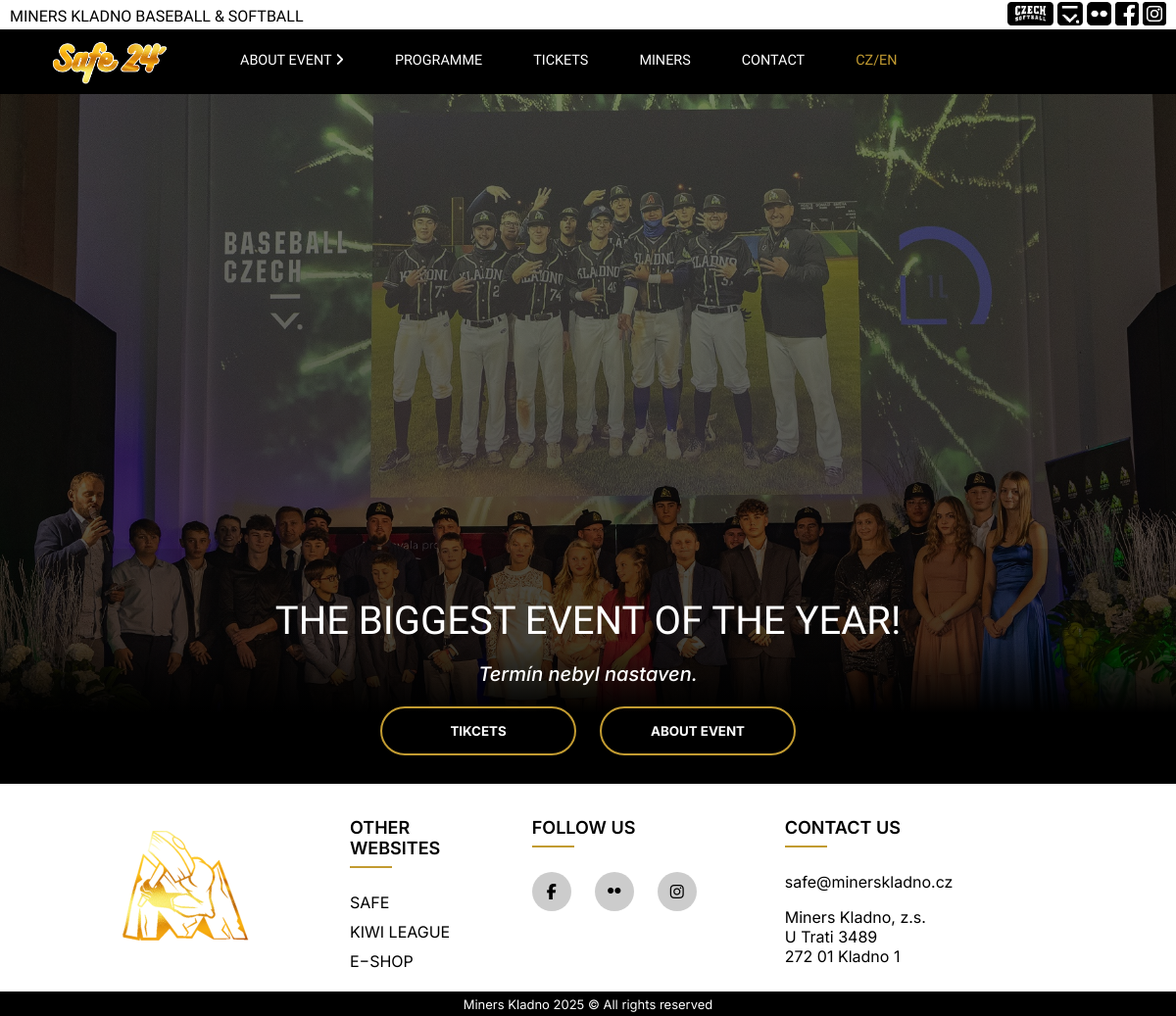
Page /en/index.php on the earlier database version.
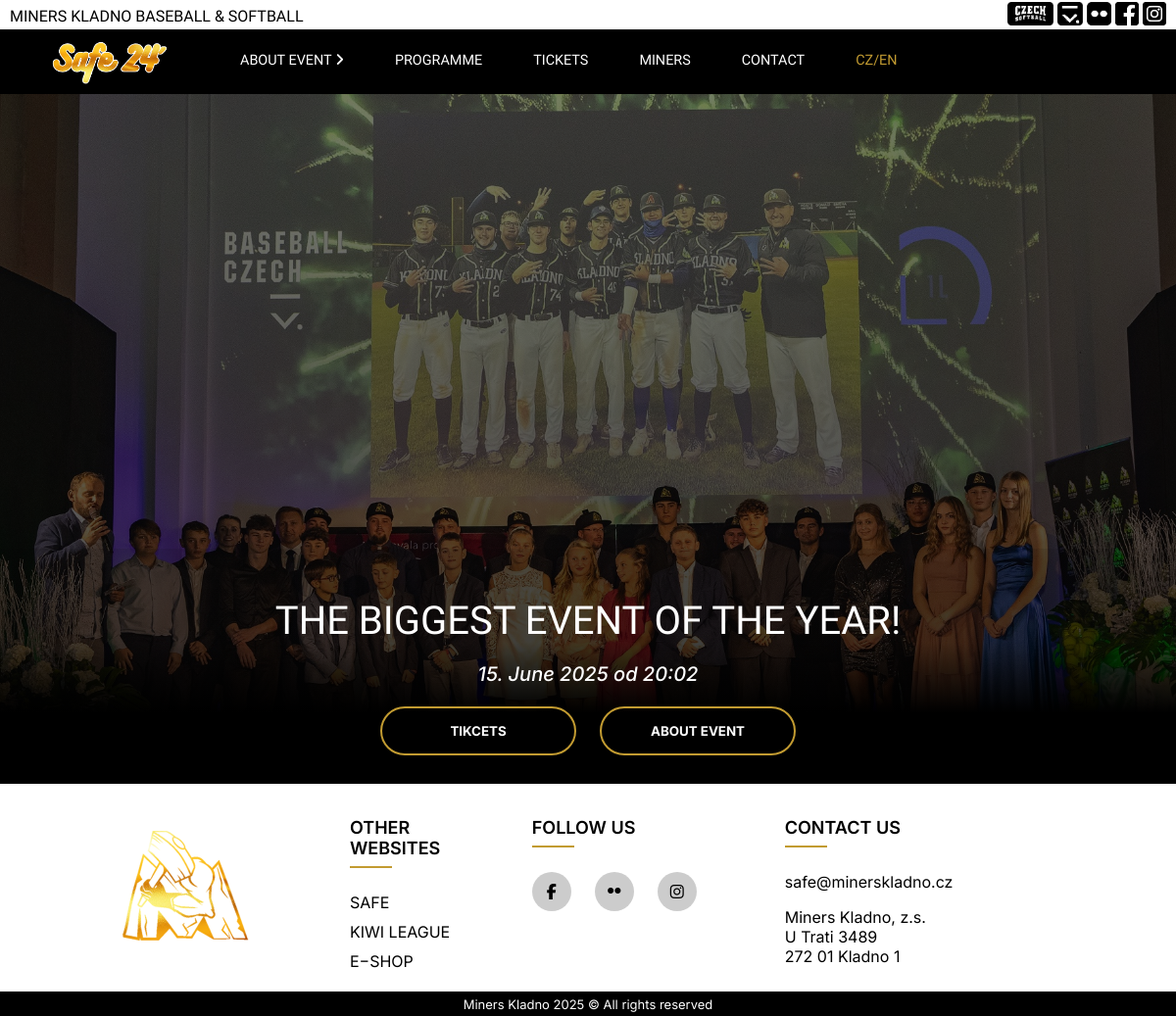
Same page on the later database version.
### tables this page shows
CREATE TABLE `termin` (
  `id` int(11) NOT NULL AUTO_INCREMENT,
  `datum_cas` datetime NOT NULL,
  PRIMARY KEY (`id`)
);

### en/index.php (the view, shortened to what this page needs)
<?php
$servername = "localhost";
$username = "root";
$password = "";
$dbname = "mywebsite";
$conn = new mysqli($servername, $username, $password, $dbname);
$sql = "SELECT datum_cas FROM termin LIMIT 1";
$result = $conn->query($sql);
$termin = null;
if ($result->num_rows > 0) {
    $row = $result->fetch_assoc();
    $termin = $row['datum_cas'];
}
?>
<!DOCTYPE html>
<html lang="en">
    <head>
    </head>
    <?php include '../skeleton/head.php'?>
    <body class="homepage-body">
    <?php include '../skeleton/header-en.php'?>
        <?php include '../skeleton/navbar-en.php'?>
            <a href="../" class="before pc-translate">CZ/EN</a>
            </nav>
        </header>
        <main class="main">
            <h1>THE BIGGEST EVENT OF THE YEAR!</h1>
            <br>
            <?php if ($termin): ?>
                <i><?php echo date("j. F Y \o\d H:i", strtotime($termin)); ?></i>
            <?php else: ?>
                <i>Termín nebyl nastaven.</i>
            <?php endif; ?>
            <div class="buttons">
                <a href="reservation/"><button type="button"><span></span>TIKCETS</button></a>
                <a href="about/"><button type="button"><span></span>ABOUT EVENT</button></a>
            </div>
        </main>
            <?php include '../skeleton/footer-en.php'?>
    </body>
</html>

Differences in the rows shown:
added termin: datum_cas "15. June 2025 od 20:02"
Other differences:
text no longer shown: "Termín nebyl nastaven."
